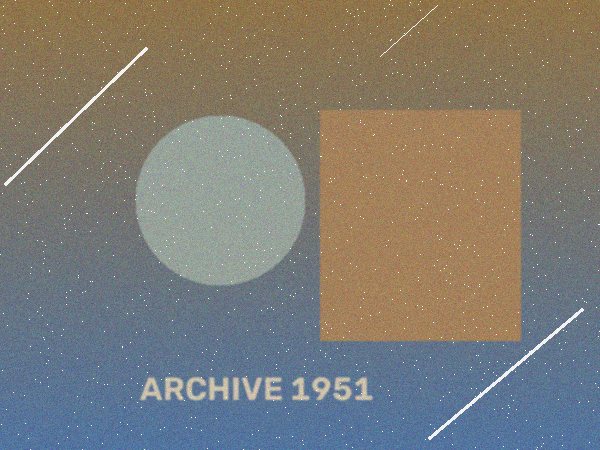
#> input picture dataset/original/01_studio_benchmark_1.png, 600 x 450 px; its folder holds only this picture in this run
$ python run_batch.py   (older library calls are emulated)
#> lines starting #> are read from the running program, lines starting #| are printed output that depends on the picture; after the words box and inside, x2 and y2 are one past the last pixel; in counts of white or black regions, pixels touching at a corner belong together
### src/preprocess.py
import cv2
import numpy as np


def load_image(image_path: str) -> np.ndarray:
    """
    Loads an image from disk using OpenCV.
    Note: OpenCV loads color images in BGR (Blue-Green-Red) order by default.
    """
    image = cv2.imread(image_path)
    if image is None:
        raise FileNotFoundError(f"Could not load image at path: {image_path}")
    return image


def resize_image(image: np.ndarray, max_dim: int = 800) -> np.ndarray:
    """
    Resizes an image proportionally so its largest side equals `max_dim`.
    Prevents massive 4K scans from slowing down the filters while keeping aspect ratio.
    """
    height, width = image.shape[:2]

    # Only resize if the image is larger than max_dim
    if max(height, width) <= max_dim:
        return image

    if width > height:
        scale = max_dim / float(width)
    else:
        scale = max_dim / float(height)

    new_width = int(width * scale)
    new_height = int(height * scale)

    # INTER_AREA is the best interpolation method for shrinking images cleanly
    resized = cv2.resize(image, (new_width, new_height), interpolation=cv2.INTER_AREA)
    return resized


def to_grayscale(image: np.ndarray) -> np.ndarray:
    """Converts a BGR image into a single-channel Grayscale image."""
    return cv2.cvtColor(image, cv2.COLOR_BGR2GRAY)


def bgr_to_lab(image: np.ndarray) -> tuple[np.ndarray, np.ndarray, np.ndarray]:
    """
    Converts a BGR image to LAB color space and splits it into 3 channels:
    - L: Lightness / Brightness (0 to 255)
    - A: Green-to-Red color component
    - B: Blue-to-Yellow color component
    """
    lab_image = cv2.cvtColor(image, cv2.COLOR_BGR2LAB)
    l_channel, a_channel, b_channel = cv2.split(lab_image)
    return l_channel, a_channel, b_channel


def lab_to_bgr(
    l_channel: np.ndarray, a_channel: np.ndarray, b_channel: np.ndarray
) -> np.ndarray:
    """Merges L, A, B channels back together and converts back to BGR."""
    merged_lab = cv2.merge([l_channel, a_channel, b_channel])
    return cv2.cvtColor(merged_lab, cv2.COLOR_LAB2BGR)

### src/denoise.py
import cv2
import numpy as np


def remove_salt_and_pepper(image: np.ndarray, kernel_size: int = 3) -> np.ndarray:
    """
    Applies a Median Filter to remove isolated white/black dust specks (salt-and-pepper noise).
    `kernel_size` must be an odd positive integer (e.g., 3 or 5).
    """
    if kernel_size % 2 == 0:
        kernel_size += 1
    return cv2.medianBlur(image, kernel_size)


def smooth_film_grain(
    image: np.ndarray, diameter: int = 7, sigma_color: int = 50, sigma_space: int = 50
) -> np.ndarray:
    """
    Applies a Bilateral Filter to smooth out film grain while keeping edges sharp.
    - diameter: Pixel neighborhood size.
    - sigma_color: How much color difference is allowed to be blurred together.
    - sigma_space: How far spatially pixels influence each other.
    """
    return cv2.bilateralFilter(image, diameter, sigma_color, sigma_space)


def denoise_image(
    image: np.ndarray, median_ksize: int = 3, bilateral_strength: int = 50
) -> np.ndarray:
    """
    Complete two-stage denoising function:
    1. Median filter eliminates sharp dust spots.
    2. Bilateral filter smooths grainy texture without blurring facial features.
    """
    step1_median = remove_salt_and_pepper(image, kernel_size=median_ksize)
    step2_bilateral = smooth_film_grain(
        step1_median,
        diameter=7,
        sigma_color=bilateral_strength,
        sigma_space=bilateral_strength,
    )
    return step2_bilateral

### src/restore.py
import cv2
import numpy as np


# [39 lines left out: functions detect_scratches, inpaint_scratches, not called in this run]


def restore_damage(
    image: np.ndarray,
    kernel_size: int = 9,
    threshold_val: int = 22,
    inpaint_radius: int = 3,
) -> tuple[np.ndarray, np.ndarray]:
    """
    Detects both bright scratches (Top-Hat) and dark cracks/spots (Black-Hat),
    filters out tiny noise blobs, and inpaints damaged regions using Telea's algorithm.
    """
    gray = cv2.cvtColor(image, cv2.COLOR_BGR2GRAY)

    # Structuring element for thin linear scratches and spots
    kernel = cv2.getStructuringElement(cv2.MORPH_ELLIPSE, (kernel_size, kernel_size))

    # Top-Hat isolates bright white scratches; Black-Hat isolates dark cracks/spots
    tophat = cv2.morphologyEx(gray, cv2.MORPH_TOPHAT, kernel)
    blackhat = cv2.morphologyEx(gray, cv2.MORPH_BLACKHAT, kernel)
    combined_defects = cv2.add(tophat, blackhat)

    # Threshold to create binary mask (lower default threshold catches faint vintage creases)
    _, mask = cv2.threshold(combined_defects, threshold_val, 255, cv2.THRESH_BINARY)

    # Clean isolated single-pixel sensor noise while keeping real scratches/spots
    clean_kernel = cv2.getStructuringElement(cv2.MORPH_ELLIPSE, (3, 3))
    mask = cv2.morphologyEx(mask, cv2.MORPH_OPEN, clean_kernel)
    mask = cv2.dilate(mask, clean_kernel, iterations=1)

    # Telea inpainting fills masked pixels from surrounding neighborhood
    inpainted = cv2.inpaint(image, mask, inpaintRadius=inpaint_radius, flags=cv2.INPAINT_TELEA)
    return inpainted, mask

### src/enhance.py
import cv2
import numpy as np
from src.preprocess import bgr_to_lab, lab_to_bgr


def apply_clahe(
    image: np.ndarray, clip_limit: float = 2.0, tile_grid_size: tuple[int, int] = (8, 8)
) -> np.ndarray:
    """
    Enhances contrast of faded old photographs using CLAHE
    (Contrast Limited Adaptive Histogram Equalization) on the L (Lightness) channel.
    """
    # Split BGR into Lightness (L) and Color (A, B) channels
    l_channel, a_channel, b_channel = bgr_to_lab(image)

    # Create CLAHE object and apply ONLY to the Lightness channel
    clahe = cv2.createCLAHE(clipLimit=clip_limit, tileGridSize=tile_grid_size)
    enhanced_l = clahe.apply(l_channel)

    # Merge enhanced Lightness back with original colors
    return lab_to_bgr(enhanced_l, a_channel, b_channel)


# [6 lines left out: function stretch_contrast, not called in this run]

### src/sharpen.py
import cv2
import numpy as np


def unsharp_mask(
    image: np.ndarray,
    sigma: float = 1.0,
    strength: float = 1.2,
    threshold: int = 0,
) -> np.ndarray:
    """
    Sharpens an image using classical Unsharp Masking:
    Sharpened = Original + strength * (Original - Blurred)

    - sigma: Standard deviation for Gaussian blur (controls edge thickness).
    - strength: How strongly edges are boosted (1.0 - 1.5 is natural).
    - threshold: Minimum brightness difference required to sharpen (avoids sharpening flat noise).
    """
    # Create a softly blurred version of the image
    blurred = cv2.GaussianBlur(image, (0, 0), sigma)

    # Blend original and blurred: Original * (1 + strength) + Blurred * (-strength)
    sharpened = cv2.addWeighted(image, 1.0 + strength, blurred, -strength, 0)

    # Optional threshold check so smooth skin/sky areas don't get grainy
    if threshold > 0:
        low_contrast_mask = np.absolute(image.astype(np.int16) - blurred.astype(np.int16)) < threshold
        np.copyto(sharpened, image, where=low_contrast_mask)

    return sharpened


def detect_edges_laplacian(image: np.ndarray) -> np.ndarray:
    """
    Extracts edge details using the Laplacian operator and normalizes contrast
    so fine facial and texture edges are clearly visible in Stage 5.
    """
    gray = cv2.cvtColor(image, cv2.COLOR_BGR2GRAY) if len(image.shape) == 3 else image
    # Light Gaussian smoothing prevents grain from drowning out true edges
    smooth = cv2.GaussianBlur(gray, (3, 3), 0)
    laplacian = np.abs(cv2.Laplacian(smooth, cv2.CV_64F))
    # Stretch intensity so edges stand out clearly instead of looking near-black
    normalized = cv2.normalize(laplacian, None, 0, 255, cv2.NORM_MINMAX)
    return normalized.astype(np.uint8)
    """
    Extracts edge details using the Laplacian operator (useful for intermediate
    edge visualization in Chapter 5 of the project report).
    """
    gray = cv2.cvtColor(image, cv2.COLOR_BGR2GRAY) if len(image.shape) == 3 else image
    laplacian = cv2.Laplacian(gray, cv2.CV_64F)
    return cv2.convertScaleAbs(laplacian)

### src/pipeline.py
import time
import cv2
import numpy as np

from src.preprocess import resize_image, to_grayscale
from src.denoise import denoise_image
from src.restore import restore_damage
from src.enhance import apply_clahe
from src.sharpen import unsharp_mask, detect_edges_laplacian


def run_baseline_method(image: np.ndarray) -> tuple[np.ndarray, float]:
    """
    'Method 1' (Baseline) for Chapter 5 comparison table:
    Applies only basic Gaussian blur + standard Histogram Equalization.
    """
    start_time = time.perf_counter()

    resized = resize_image(image)
    blurred = cv2.GaussianBlur(resized, (5, 5), 0)
    ycrcb = cv2.cvtColor(blurred, cv2.COLOR_BGR2YCrCb)
    ycrcb[:, :, 0] = cv2.equalizeHist(ycrcb[:, :, 0])
    baseline_output = cv2.cvtColor(ycrcb, cv2.COLOR_YCrCb2BGR)

    elapsed = round(time.perf_counter() - start_time, 4)
    return baseline_output, elapsed


def run_restoration_pipeline(
    image: np.ndarray,
    max_dim: int = 800,
    median_ksize: int = 3,
    bilateral_strength: int = 50,
    scratch_kernel: int = 9,
    scratch_thresh: int = 45,
    inpaint_radius: int = 3,
    clahe_clip: float = 2.0,
    sharpen_strength: float = 1.2,
) -> dict:
    """
    'Proposed Method' (Full 5-Stage Classical Restoration Pipeline).
    Returns a dictionary containing every intermediate image (for Chapter 5 report)
    and the total execution time in seconds.
    """
    start_time = time.perf_counter()

    # Stage 1: Preprocessing
    original = resize_image(image, max_dim=max_dim)
    grayscale = to_grayscale(original)

    # Stage 2: Noise Removal (Median + Bilateral)
    denoised = denoise_image(
        original,
        median_ksize=median_ksize,
        bilateral_strength=bilateral_strength,
    )

    # Stage 3: Scratch Detection & Inpainting
    inpainted, scratch_mask = restore_damage(
        denoised,
        kernel_size=scratch_kernel,
        threshold_val=scratch_thresh,
        inpaint_radius=inpaint_radius,
    )

    # Stage 4: Contrast Enhancement (CLAHE on LAB L-channel)
    enhanced = apply_clahe(inpainted, clip_limit=clahe_clip)

    # Stage 5: Edge Sharpening (Unsharp Masking)
    final_output = unsharp_mask(enhanced, sigma=1.0, strength=sharpen_strength)
    edges = detect_edges_laplacian(final_output)

    elapsed_time = round(time.perf_counter() - start_time, 4)

    return {
        "original": original,
        "grayscale": grayscale,
        "denoised": denoised,
        "scratch_mask": scratch_mask,
        "inpainted": inpainted,
        "enhanced": enhanced,
        "edges": edges,
        "final": final_output,
        "processing_time": elapsed_time,
    }

### src/metrics.py
import cv2
import numpy as np


def calculate_mse(reference_img: np.ndarray, processed_img: np.ndarray) -> float:
    """
    Calculates Mean Squared Error (MSE) between two images of the same size.
    Lower MSE means closer pixel-level similarity to the clean reference image.
    Formula: MSE = (1 / (M * N)) * sum((I1 - I2)^2)
    """
    # Ensure both images have identical dimensions
    if reference_img.shape != processed_img.shape:
        processed_img = cv2.resize(
            processed_img, (reference_img.shape[1], reference_img.shape[0])
        )

    # Convert to float64 before squaring to prevent uint8 (0-255) overflow
    diff = reference_img.astype(np.float64) - processed_img.astype(np.float64)
    mse = float(np.mean(diff ** 2))
    return round(mse, 4)


def calculate_psnr(reference_img: np.ndarray, processed_img: np.ndarray) -> float:
    """
    Calculates Peak Signal-to-Noise Ratio (PSNR) in decibels (dB).
    Higher PSNR indicates better restoration quality (typically 25 dB - 40 dB).
    Formula: PSNR = 10 * log10((MAX_I^2) / MSE), where MAX_I = 255.
    """
    mse = calculate_mse(reference_img, processed_img)
    if mse == 0:
        return float("inf")

    max_pixel = 255.0
    psnr = 10.0 * np.log10((max_pixel ** 2) / mse)
    return round(float(psnr), 2)

### run_batch.py
import os
import glob
import cv2
import numpy as np
import pandas as pd
import matplotlib.pyplot as plt

from src.preprocess import load_image
from src.pipeline import run_restoration_pipeline, run_baseline_method
from src.metrics import calculate_mse, calculate_psnr


# [27 lines left out: function create_synthetic_sample, not called in this run]


def save_comparison_grid(results: dict, save_path: str) -> None:
    """
    Saves a clean 2x3 figure showing Original, Intermediate Steps, and Final Output
    for direct inclusion in Chapter 5 of your Mini Project Report and PPT.
    """
    fig, axes = plt.subplots(2, 3, figsize=(15, 9))
    panels = [
        (cv2.cvtColor(results["original"], cv2.COLOR_BGR2RGB), "1. Original Damaged Input", None),
        (cv2.cvtColor(results["denoised"], cv2.COLOR_BGR2RGB), "2. Denoised (Median + Bilateral)", None),
        (results["scratch_mask"], "3. Morphological Scratch Mask", "gray"),
        (cv2.cvtColor(results["inpainted"], cv2.COLOR_BGR2RGB), "4. Inpainted (Telea Restoration)", None),
        (cv2.cvtColor(results["enhanced"], cv2.COLOR_BGR2RGB), "5. Contrast Enhanced (CLAHE)", None),
        (cv2.cvtColor(results["final"], cv2.COLOR_BGR2RGB), "6. Final Restored & Sharpened", None),
    ]

    for ax, (img, title, cmap) in zip(axes.flat, panels):
        ax.imshow(img, cmap=cmap)
        ax.set_title(title, fontsize=11, fontweight="bold")
        ax.axis("off")

    plt.tight_layout()
    plt.savefig(save_path, dpi=200)
    plt.close(fig)


def main():
    input_dir = os.path.join("dataset", "original")
    gt_dir = os.path.join("dataset", "ground_truth")
    output_dir = os.path.join("dataset", "results")
    os.makedirs(output_dir, exist_ok=True)

    # Find all images in dataset/original
    extensions = ("*.jpg", "*.jpeg", "*.png", "*.bmp")
    image_paths = []
    for ext in extensions:
        image_paths.extend(glob.glob(os.path.join(input_dir, ext)))

    # If user hasn't added photos yet, create 1 synthetic test photo automatically
    if not image_paths:
        sample_path = os.path.join(input_dir, "sample_damaged_photo.png")
        create_synthetic_sample(sample_path)
        image_paths = [sample_path]
        print(f"[INFO] Created synthetic test image at: {sample_path}")

    metrics_rows = []

    for img_path in sorted(image_paths):
        filename = os.path.basename(img_path)
        name_no_ext = os.path.splitext(filename)[0]
        print(f"Processing: {filename}...")

        raw_img = load_image(img_path)
#> in load_image, image is the input picture: shape (450, 600, 3); mean B, G, R 116.6, 123.9, 126.8
        results = run_restoration_pipeline(raw_img)
#> in restore_damage, `_, mask = cv2.threshold(combined_defects, threshold_val, 255, cv2.THRE..`:
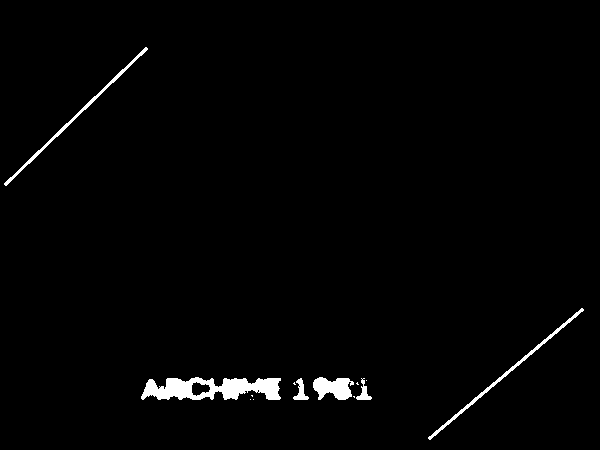
#> mask: shape (450, 600); 1.6% white; 13 white regions (7 under 20 px), largest, box (x1, y1, x2, y2) and area: (141, 377, 281, 400) 2094, (428, 308, 584, 440) 655, (313, 377, 354, 400) 654, (4, 47, 148, 186) 622, (293, 378, 309, 400) 158, (356, 378, 372, 400) 138
#> in restore_damage, `mask = cv2.morphologyEx(mask, cv2.MORPH_OPEN, clean_kernel)`: mask: shape (450, 600); 1.6% white; 8 white regions (2 under 20 px), largest, box (x1, y1, x2, y2) and area: (141, 377, 281, 400) 2084, (428, 308, 584, 440) 655, (313, 377, 352, 400) 636, (4, 47, 148, 186) 622, (293, 378, 309, 400) 154, (356, 386, 372, 400) 114
#> in restore_damage, `mask = cv2.dilate(mask, clean_kernel, iterations=1)`: mask: shape (450, 600); 2.1% white; 6 white regions, box (x1, y1, x2, y2) and area: (140, 376, 282, 401) 2491, (427, 307, 585, 441) 971, (3, 46, 149, 187) 914, (312, 376, 355, 401) 766, (292, 377, 310, 401) 218, (355, 378, 373, 401) 192
#> in bgr_to_lab, `lab_image = cv2.cvtColor(image, cv2.COLOR_BGR2LAB)`: lab_image: shape (450, 600, 3); mean of channels 0, 1, 2 131.9, 129.3, 132.5
#> in apply_clahe, `enhanced_l = clahe.apply(l_channel)`:
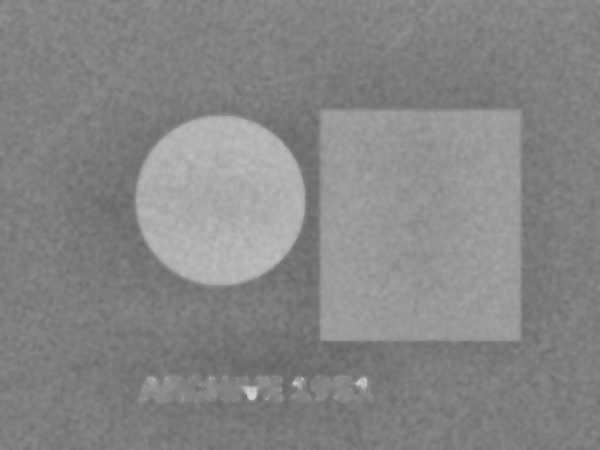
#> enhanced_l: shape (450, 600); min 100, max 208, mean 133.6
#> in lab_to_bgr, `merged_lab = cv2.merge([l_channel, a_channel, b_channel])`: merged_lab: shape (450, 600, 3); mean of channels 0, 1, 2 133.6, 129.3, 132.5
#> in detect_edges_laplacian, `laplacian = np.abs(cv2.Laplacian(smooth, cv2.CV_64F))`:
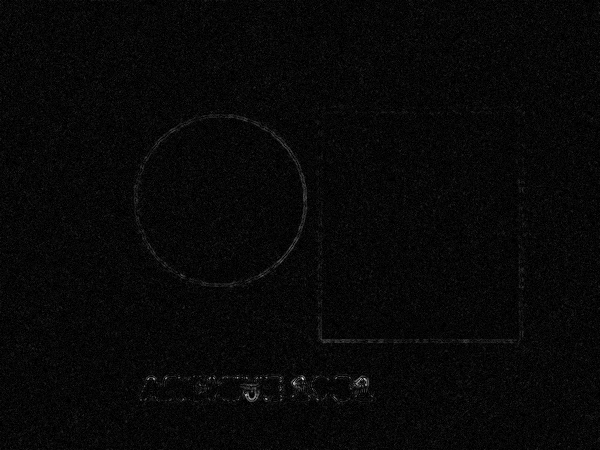
#> laplacian: shape (450, 600) float64; min 0, max 61, mean 1.9; drawn with min black and max white
#> results = 9 items
        baseline_img, baseline_time = run_baseline_method(raw_img)
#> in run_baseline_method, `ycrcb = cv2.cvtColor(blurred, cv2.COLOR_BGR2YCrCb)`: ycrcb: shape (450, 600, 3); mean of channels 0, 1, 2 123.9, 130.1, 123.9
#> in run_baseline_method, `ycrcb[:, :, 0] = cv2.equalizeHist(ycrcb[:, :, 0])`: ycrcb: shape (450, 600, 3); mean of channels 0, 1, 2 133.1, 130.1, 123.9
#> in run_baseline_method, `baseline_output = cv2.cvtColor(ycrcb, cv2.COLOR_YCrCb2BGR)`:
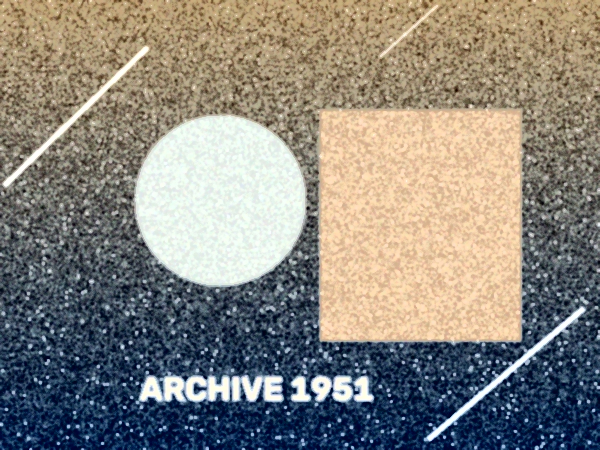
#> baseline_output: shape (450, 600, 3); mean B, G, R 125.7, 133, 136.7
#> baseline_time = 0.117

        # Save final restored image and 6-panel report grid
        cv2.imwrite(os.path.join(output_dir, f"{name_no_ext}_restored.png"), results["final"])
        save_comparison_grid(results, os.path.join(output_dir, f"{name_no_ext}_grid.png"))
#> the loop in save_comparison_grid, `for ax, (img, title, cmap) in zip(axes.flat, panels):` made 6 passes
#> (title, cmap) on passes 1 to 6: ('1. Original Damaged Input', None), ('2. Denoised (Median + Bilateral)', None), ('3. Morphological Scratch Mask', 'gray'), ('4. Inpainted (Telea Restoration)', None), ('5. Contrast Enhanced (CLAHE)', None), ('6. Final Restored & Sharpened', None)
#> in save_comparison_grid, `plt.savefig(save_path, dpi=200)`:
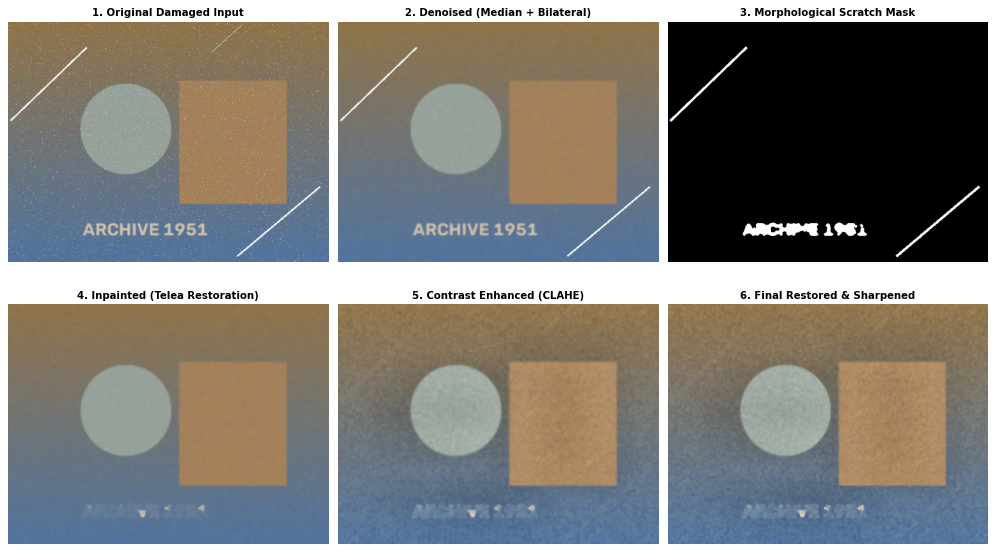
#> figure drawn by matplotlib, 6 panels

        # Check if a matching clean ground-truth image exists; otherwise compare to original
        gt_path = os.path.join(gt_dir, filename)
        if os.path.exists(gt_path):
            ref_img = cv2.resize(load_image(gt_path), (results["original"].shape[1], results["original"].shape[0]))
        else:
            ref_img = results["original"]

        metrics_rows.append(
            {
                "Image": filename,
                "Method 1 MSE": calculate_mse(ref_img, baseline_img),
                "Proposed MSE": calculate_mse(ref_img, results["final"]),
                "Method 1 PSNR (dB)": calculate_psnr(ref_img, baseline_img),
                "Proposed PSNR (dB)": calculate_psnr(ref_img, results["final"]),
                "Method 1 Time (s)": baseline_time,
                "Proposed Time (s)": results["processing_time"],
            }
        )
#> in calculate_mse, `diff = reference_img.astype(np.float64) - processed_img.astype(np.floa..`:
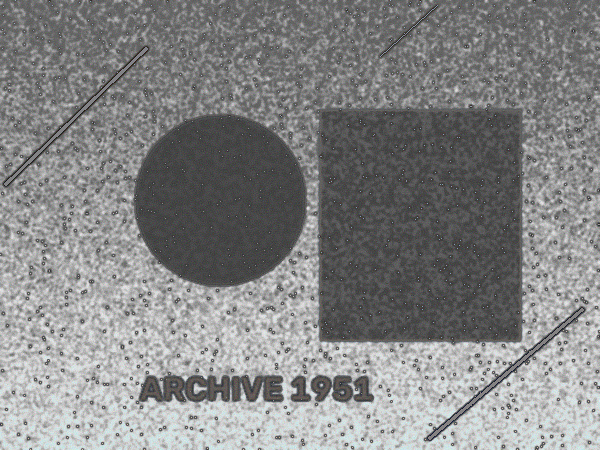
#> diff: shape (450, 600, 3) float64; mean B, G, R -9.1, -9.1, -9.8; drawn with min black and max white
#> in calculate_mse, `mse = float(np.mean(diff ** 2))`: mse = 3636.8
#> in calculate_mse (call 2), `diff = reference_img.astype(np.float64) - processed_img.astype(np.floa..`:
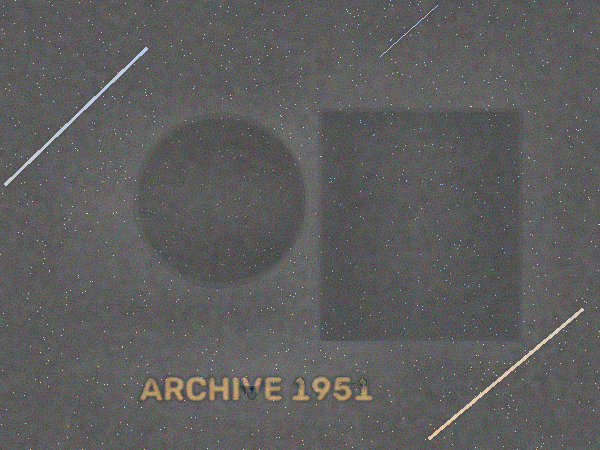
#> diff: shape (450, 600, 3) float64; mean B, G, R -0.6, -0.4, -0.2; drawn with min black and max white
#> in calculate_mse (call 2), `mse = float(np.mean(diff ** 2))`: mse = 295.4
#> in calculate_psnr, `mse = calculate_mse(reference_img, processed_img)`: mse = 3636.8
#> in calculate_psnr, `psnr = 10.0 * np.log10((max_pixel ** 2) / mse)`: psnr = 12.52

    df = pd.DataFrame(metrics_rows)
#> df = table of 1 rows and 7 columns
    csv_path = os.path.join(output_dir, "evaluation_metrics.csv")
    df.to_csv(csv_path, index=False)

    print("\n--- Evaluation Results Summary ---")
    print(df.to_string(index=False))
#|                     Image  Method 1 MSE  Proposed MSE  Method 1 PSNR (dB)  Proposed PSNR (dB)  Method 1 Time (s)  Proposed Time (s)
#| 01_studio_benchmark_1.png     3636.8439      295.3601               12.52               23.43             0.1166             0.6362
    print(f"\n[DONE] All comparison grids and metrics saved in: {output_dir}")


if __name__ == "__main__":
    main()
